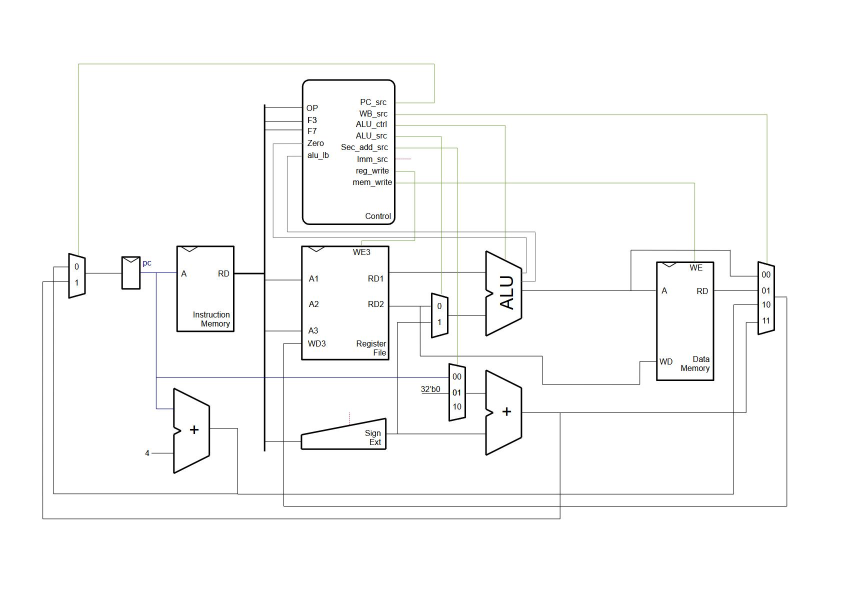
#> input picture blt_datapath.jpg, 1684 x 1190 px (shown at 1/2 size)
$ python gen_bitmap.py ../../../blt_datapath.jpg
#> lines starting #> are read from the running program, lines starting #| are printed output that depends on the picture
#!/usr/bin/env python3
# usage :
# pip install pillow
# python3 gen_bitmap.py tos.png

from PIL import Image
import sys
import os

# ================= CONFIG =================
OUT_NAME = "templeos_logo"   # C symbol name
TARGET_W = 320               # set to None to keep original
TARGET_H = 240               # set to None to keep original
# ==========================================

def rgb888_to_rgb565(r, g, b):
    return ((r & 0xF8) << 8) | ((g & 0xFC) << 3) | (b >> 3)

def main():
    if len(sys.argv) != 2:
        print(f"Usage: {sys.argv[0]} <image.png>")
        sys.exit(1)

    img = Image.open(sys.argv[1]).convert("RGB")
#> img is the input picture: PIL image 1684x1190 RGB; mean R, G, B 249.6, 249.7, 249.5

    if TARGET_W and TARGET_H:
        img = img.resize((TARGET_W, TARGET_H), Image.NEAREST)
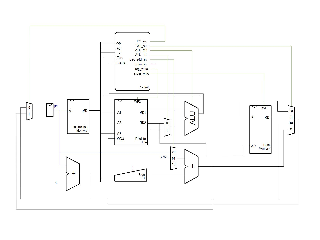
#> img: PIL image 320x240 RGB; mean R, G, B 250, 250.1, 249.9

    w, h = img.size
#> w = 320; h = 240
    pixels = img.load()

    print("#include <stdint.h>")
    print()
    print(f"#define {OUT_NAME.upper()}_W {w}")
#| #define TEMPLEOS_LOGO_W 320
    print(f"#define {OUT_NAME.upper()}_H {h}")
#| #define TEMPLEOS_LOGO_H 240
    print()
    print(f"const uint16_t {OUT_NAME}[{w * h}] = {{")
#| const uint16_t templeos_logo[76800] = {

    for y in range(h):
        print("    ", end="")
        for x in range(w):
            r, g, b = pixels[x, y]
            p = rgb888_to_rgb565(r, g, b)
            print(f"0x{p:04X}, ", end="")
        print()

    print("};")

if __name__ == "__main__":
    main()
